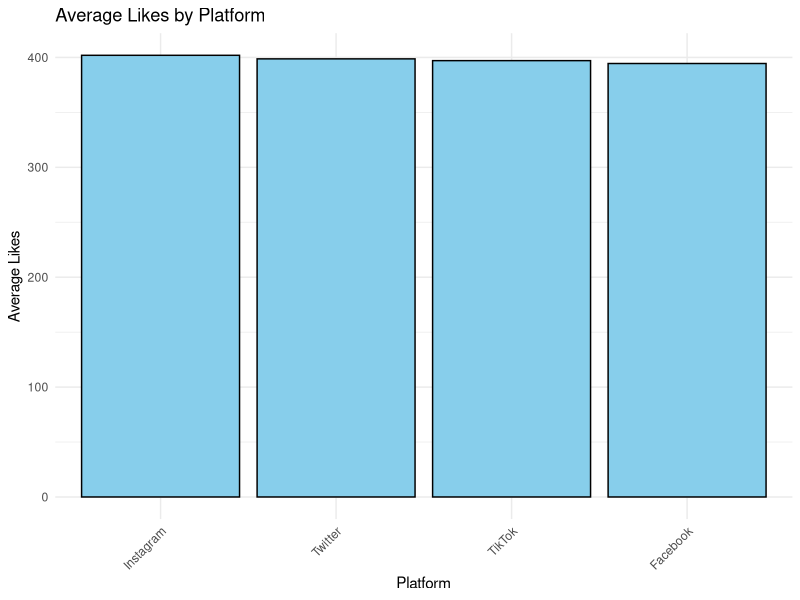
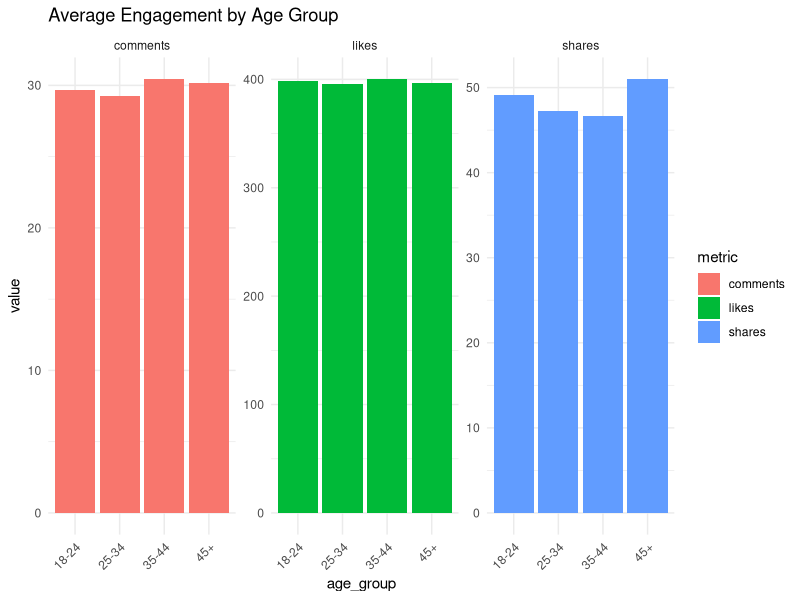
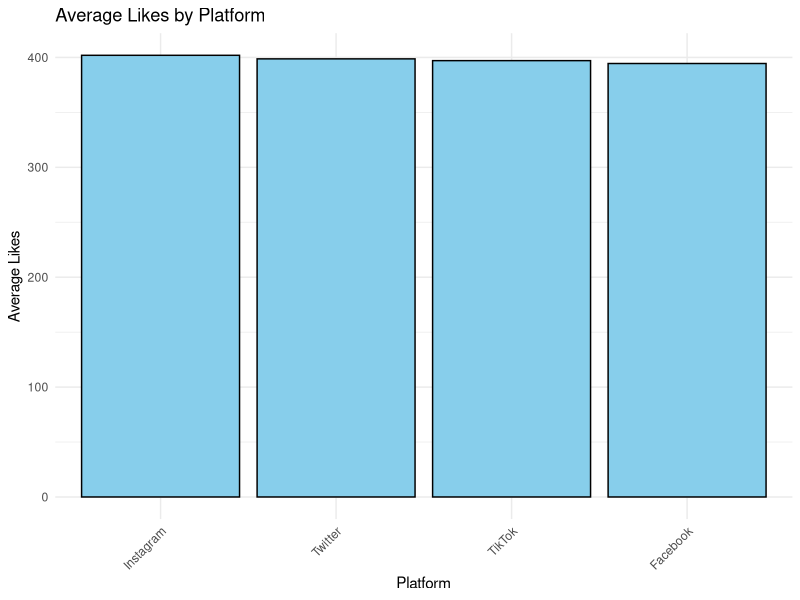
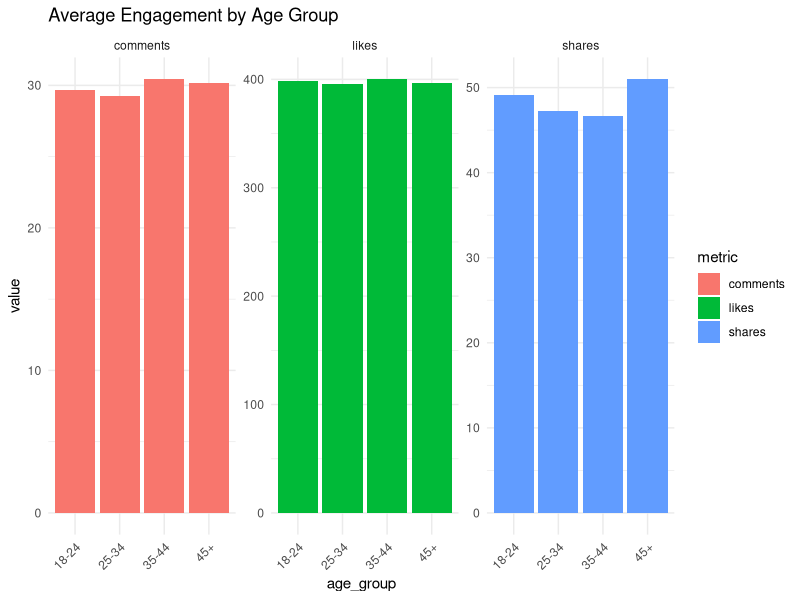

Recreate these plots in R, in order. (Note: this script raises an error after producing the figures.)
# Session 1: AI 기반 데이터 분석 입문 (R tidyverse 버전)
# Code Examples - RStudio 또는 Jupyter Notebook(R Kernel)에서 실행하세요

# ============================================
# Part 1: 환경 설정 및 라이브러리 로드
# ============================================

# tidyverse 설치가 안 되어 있다면: install.packages("tidyverse")
library(tidyverse)

library(patchwork) # 여러 그래프를 한 화면에 배치하기 위함

# 한글 폰트 설정 (MacOS/Linux의 경우 보통 "NanumGothic" 등 설치된 폰트명 사용)
# Windows 사용자는 "Malgun Gothic" 권장
theme_set(theme_minimal(base_family = "sans")) 

cat("✅ 라이브러리 로드 완료!\n")

# ============================================
# Part 2: 데이터 로드 및 기본 탐색
# ============================================

print(getwd())

# 데이터 읽기 (파일이 없으므로 예시 경로 유지)
# df <- read_csv('datasets/social_media_engagement.csv')

# 실습을 위한 가상 데이터 생성 (코드 실행 확인용)
set.seed(42)
df <- tibble(
  platform = sample(c("Instagram", "Facebook", "Twitter", "TikTok"), 100, replace = TRUE),
  likes = rpois(100, lambda = 400),
  shares = rpois(100, lambda = 50),
  comments = rpois(100, lambda = 30),
  age_group = sample(c("18-24", "25-34", "35-44", "45+"), 100, replace = TRUE),
  post_hour = sample(0:23, 100, replace = TRUE)
)

cat("==================================================\n")
cat("📊 데이터 미리보기\n")
cat("==================================================\n")
print(head(df, 10))

cat("\n==================================================\n")
cat("📋 데이터 정보\n")
cat("==================================================\n")
glimpse(df) # Python의 info()와 유사

cat("\n==================================================\n")
cat("📈 기술 통계\n")
cat("==================================================\n")
print(summary(df))

# ============================================
# Part 3: 데이터 선택 및 필터링
# ============================================

cat("\n==================================================\n")
cat("🔍 데이터 선택 예제\n")
cat("==================================================\n")

# 1. 단일 컬럼 선택
cat("\n1. 플랫폼 컬럼만 선택:\n")
df %>% select(platform) %>% head() %>% print()

# 2. 여러 컬럼 선택
cat("\n2. 플랫폼과 좋아요 컬럼 선택:\n")
df %>% select(platform, likes) %>% head() %>% print()

# 3. 조건 필터링 - 좋아요가 500 이상인 포스트
cat("\n3. 좋아요 500개 이상인 포스트:\n")
high_engagement <- df %>% filter(likes >= 500)
cat(sprintf("전체 %d개 중 %d개 포스트\n", nrow(df), nrow(high_engagement)))
high_engagement %>% head() %>% print()

# 4. 여러 조건 필터링
cat("\n4. Instagram이면서 좋아요 500 이상:\n")
instagram_high <- df %>% filter(platform == "Instagram", likes >= 500)
cat(sprintf("%d개 포스트\n", nrow(instagram_high)))

# ============================================
# Part 4: 데이터 집계 (Groupby)
# ============================================

cat("\n==================================================\n")
cat("📊 데이터 집계 - GroupBy\n")
cat("==================================================\n")

# 1. 플랫폼별 평균 좋아요
cat("\n1. 플랫폼별 평균 좋아요:\n")
platform_avg <- df %>%
  group_by(platform) %>%
  summarize(mean_likes = mean(likes)) %>%
  arrange(desc(mean_likes))
print(platform_avg)

# 2. 플랫폼별 여러 통계
cat("\n2. 플랫폼별 종합 통계:\n")
platform_stats <- df %>%
  group_by(platform) %>%
  summarize(
    mean_likes = mean(likes),
    median_likes = median(likes),
    max_likes = max(likes),
    total_shares = sum(shares),
    mean_comments = mean(comments)
  )
print(platform_stats)

# 3. 연령대별 참여도
cat("\n3. 연령대별 평균 참여도:\n")
age_engagement <- df %>%
  group_by(age_group) %>%
  summarize(across(c(likes, shares, comments), mean)) %>%
  mutate(across(where(is.numeric), ~round(., 2)))
print(age_engagement)

# 4. 플랫폼 & 연령대 교차 분석
cat("\n4. 플랫폼-연령대 교차 분석:\n")
cross_analysis <- df %>%
  group_by(platform, age_group) %>%
  summarize(mean_likes = mean(likes), .groups = 'drop') %>%
  mutate(mean_likes = round(mean_likes, 2))
print(cross_analysis)

# ============================================
# Part 5: 간단한 시각화
# ============================================

cat("\n==================================================\n")
cat("📈 데이터 시각화\n")
cat("==================================================\n")

# 1. 플랫폼별 평균 좋아요 막대그래프
p1 <- ggplot(platform_avg, aes(x = reorder(platform, -mean_likes), y = mean_likes)) +
  geom_col(fill = "skyblue", color = "black") +
  labs(title = "Average Likes by Platform", x = "Platform", y = "Average Likes") +
  theme(axis.text.x = element_text(angle = 45, hjust = 1))

print(p1)
ggsave("session1_platform_likes_r.png", width = 10, height = 6)

# 2. 연령대별 참여도 비교 (patchwork 활용)
# R에서는 pivot_longer를 사용하여 한번에 그리는 것이 더 'tidy'합니다.
age_long <- age_engagement %>%
  pivot_longer(cols = c(likes, shares, comments), names_to = "metric", values_to = "value")

p2 <- ggplot(age_long, aes(x = age_group, y = value, fill = metric)) +
  geom_col() +
  facet_wrap(~metric, scales = "free_y") +
  theme(axis.text.x = element_text(angle = 45, hjust = 1)) +
  labs(title = "Average Engagement by Age Group")

print(p2)
ggsave("session1_age_engagement_r.png", width = 15, height = 5)

# 3. 좋아요 분포 히스토그램
mean_likes_val <- mean(df$likes)
p3 <- ggplot(df, aes(x = likes)) +
  geom_histogram(bins = 30, fill = "teal", color = "black", alpha = 0.7) +
  geom_vline(xintercept = mean_likes_val, color = "red", linetype = "dashed", size = 1) +
  annotate("text", x = mean_likes_val, y = 5, label = paste("Mean:", round(mean_likes_val)), color = "red", hjust = -0.1) +
  labs(title = "Distribution of Likes", x = "Number of Likes", y = "Frequency")

print(p3)
ggsave("session1_likes_distribution_r.png", width = 10, height = 6)

cat("✅ 시각화 완료! 이미지 파일 저장됨\n")

# ============================================
# Part 6: 실전 분석 예제
# ============================================

cat("\n==================================================\n")
cat("🎯 실전 분석: 포스트 시간대 분석\n")
cat("==================================================\n")

if ("post_hour" %in% names(df)) {
  hourly_engagement <- df %>%
    group_by(post_hour) %>%
    summarize(across(c(likes, shares, comments), mean)) %>%
    mutate(across(where(is.numeric), ~round(., 2)))

  cat("\n시간대별 평균 참여도:\n")
  print(hourly_engagement)

  # 시간대별 트렌드 시각화
  p4 <- hourly_engagement %>%
    pivot_longer(cols = -post_hour, names_to = "metric", values_to = "value") %>%
    ggplot(aes(x = post_hour, y = value, color = metric, shape = metric)) +
    geom_line(size = 1) +
    geom_point(size = 3) +
    scale_x_continuous(breaks = seq(0, 24, 2)) +
    labs(title = "Engagement Trends by Hour of Day", x = "Hour of Day", y = "Average Engagement") +
    theme_minimal()

  print(p4)
  ggsave("session1_hourly_trends_r.png", width = 12, height = 6)
}

# ============================================
# Part 8: 종합 실습 - 나만의 분석
# ============================================

# 예시 솔루션 1: 댓글 대비 좋아요 비율
df <- df %>%
  mutate(like_to_comment_ratio = likes / (comments + 1))

ratio_by_platform <- df %>%
  group_by(platform) %>%
  summarize(avg_ratio = mean(like_to_comment_ratio)) %>%
  arrange(desc(avg_ratio))

cat("\n💡 예시 답변 1: 플랫폼별 좋아요/댓글 비율\n")
print(ratio_by_platform)

cat("\n🎉 Session 1 완료! (R tidyverse 버전)\n")
